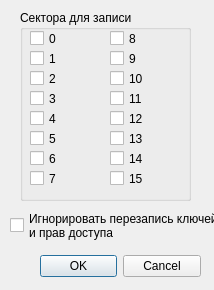
<?xml version="1.0" encoding="UTF-8"?>
<ui version="4.0">
 <class>Dialog</class>
 <widget class="QDialog" name="Dialog">
  <property name="geometry">
   <rect>
    <x>0</x>
    <y>0</y>
    <width>214</width>
    <height>290</height>
   </rect>
  </property>
  <property name="windowTitle">
   <string>Dialog</string>
  </property>
  <widget class="QDialogButtonBox" name="buttonBox">
   <property name="geometry">
    <rect>
     <x>40</x>
     <y>250</y>
     <width>161</width>
     <height>32</height>
    </rect>
   </property>
   <property name="orientation">
    <enum>Qt::Horizontal</enum>
   </property>
   <property name="standardButtons">
    <set>QDialogButtonBox::Cancel|QDialogButtonBox::Ok</set>
   </property>
  </widget>
  <widget class="QGroupBox" name="groupBox">
   <property name="geometry">
    <rect>
     <x>20</x>
     <y>10</y>
     <width>171</width>
     <height>191</height>
    </rect>
   </property>
   <property name="title">
    <string>Сектора для записи</string>
   </property>
   <widget class="QCheckBox" name="checkBox_6">
    <property name="geometry">
     <rect>
      <x>10</x>
      <y>120</y>
      <width>70</width>
      <height>17</height>
     </rect>
    </property>
    <property name="text">
     <string>5</string>
    </property>
   </widget>
   <widget class="QCheckBox" name="checkBox_1">
    <property name="geometry">
     <rect>
      <x>10</x>
      <y>20</y>
      <width>70</width>
      <height>17</height>
     </rect>
    </property>
    <property name="text">
     <string>0</string>
    </property>
   </widget>
   <widget class="QCheckBox" name="checkBox_2">
    <property name="geometry">
     <rect>
      <x>10</x>
      <y>40</y>
      <width>70</width>
      <height>17</height>
     </rect>
    </property>
    <property name="text">
     <string>1</string>
    </property>
   </widget>
   <widget class="QCheckBox" name="checkBox_4">
    <property name="geometry">
     <rect>
      <x>10</x>
      <y>80</y>
      <width>70</width>
      <height>17</height>
     </rect>
    </property>
    <property name="text">
     <string>3</string>
    </property>
   </widget>
   <widget class="QCheckBox" name="checkBox_5">
    <property name="geometry">
     <rect>
      <x>10</x>
      <y>100</y>
      <width>70</width>
      <height>17</height>
     </rect>
    </property>
    <property name="text">
     <string>4</string>
    </property>
   </widget>
   <widget class="QCheckBox" name="checkBox_7">
    <property name="geometry">
     <rect>
      <x>10</x>
      <y>140</y>
      <width>70</width>
      <height>17</height>
     </rect>
    </property>
    <property name="text">
     <string>6</string>
    </property>
   </widget>
   <widget class="QCheckBox" name="checkBox_3">
    <property name="geometry">
     <rect>
      <x>10</x>
      <y>60</y>
      <width>70</width>
      <height>17</height>
     </rect>
    </property>
    <property name="text">
     <string>2</string>
    </property>
   </widget>
   <widget class="QCheckBox" name="checkBox_8">
    <property name="geometry">
     <rect>
      <x>10</x>
      <y>160</y>
      <width>70</width>
      <height>17</height>
     </rect>
    </property>
    <property name="text">
     <string>7</string>
    </property>
   </widget>
   <widget class="QCheckBox" name="checkBox_9">
    <property name="geometry">
     <rect>
      <x>90</x>
      <y>20</y>
      <width>70</width>
      <height>17</height>
     </rect>
    </property>
    <property name="text">
     <string>8</string>
    </property>
   </widget>
   <widget class="QCheckBox" name="checkBox_10">
    <property name="geometry">
     <rect>
      <x>90</x>
      <y>40</y>
      <width>70</width>
      <height>17</height>
     </rect>
    </property>
    <property name="text">
     <string>9</string>
    </property>
   </widget>
   <widget class="QCheckBox" name="checkBox_11">
    <property name="geometry">
     <rect>
      <x>90</x>
      <y>60</y>
      <width>70</width>
      <height>17</height>
     </rect>
    </property>
    <property name="text">
     <string>10</string>
    </property>
   </widget>
   <widget class="QCheckBox" name="checkBox_12">
    <property name="geometry">
     <rect>
      <x>90</x>
      <y>80</y>
      <width>70</width>
      <height>17</height>
     </rect>
    </property>
    <property name="text">
     <string>11</string>
    </property>
   </widget>
   <widget class="QCheckBox" name="checkBox_13">
    <property name="geometry">
     <rect>
      <x>90</x>
      <y>100</y>
      <width>70</width>
      <height>17</height>
     </rect>
    </property>
    <property name="text">
     <string>12</string>
    </property>
   </widget>
   <widget class="QCheckBox" name="checkBox_14">
    <property name="geometry">
     <rect>
      <x>90</x>
      <y>120</y>
      <width>70</width>
      <height>17</height>
     </rect>
    </property>
    <property name="text">
     <string>13</string>
    </property>
   </widget>
   <widget class="QCheckBox" name="checkBox_15">
    <property name="geometry">
     <rect>
      <x>90</x>
      <y>140</y>
      <width>70</width>
      <height>17</height>
     </rect>
    </property>
    <property name="text">
     <string>14</string>
    </property>
   </widget>
   <widget class="QCheckBox" name="checkBox_16">
    <property name="geometry">
     <rect>
      <x>90</x>
      <y>160</y>
      <width>70</width>
      <height>17</height>
     </rect>
    </property>
    <property name="text">
     <string>15</string>
    </property>
   </widget>
  </widget>
  <widget class="QCheckBox" name="checkBox_17">
   <property name="geometry">
    <rect>
     <x>10</x>
     <y>210</y>
     <width>221</width>
     <height>31</height>
    </rect>
   </property>
   <property name="text">
    <string>Игнорировать перезапись ключей 
и прав доступа</string>
   </property>
  </widget>
 </widget>
 <resources/>
 <connections>
  <connection>
   <sender>buttonBox</sender>
   <signal>accepted()</signal>
   <receiver>Dialog</receiver>
   <slot>accept()</slot>
   <hints>
    <hint type="sourcelabel">
     <x>248</x>
     <y>254</y>
    </hint>
    <hint type="destinationlabel">
     <x>157</x>
     <y>274</y>
    </hint>
   </hints>
  </connection>
  <connection>
   <sender>buttonBox</sender>
   <signal>rejected()</signal>
   <receiver>Dialog</receiver>
   <slot>reject()</slot>
   <hints>
    <hint type="sourcelabel">
     <x>316</x>
     <y>260</y>
    </hint>
    <hint type="destinationlabel">
     <x>286</x>
     <y>274</y>
    </hint>
   </hints>
  </connection>
 </connections>
</ui>
